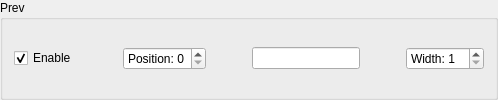
             <widget class="QGroupBox" name="groupButtonPrev">
              <property name="toolTip">
               <string>Previous media entry</string>
              </property>
              <property name="title">
               <string>Prev</string>
              </property>
              <layout class="QHBoxLayout" name="horizontalLayout_3">
               <item>
                <widget class="QCheckBox" name="checkButtonPrev">
                 <property name="sizePolicy">
                  <sizepolicy hsizetype="Maximum" vsizetype="Fixed">
                   <horstretch>0</horstretch>
                   <verstretch>0</verstretch>
                  </sizepolicy>
                 </property>
                 <property name="toolTip">
                  <string>Partial checks are stored in collapsable drawer</string>
                 </property>
                 <property name="text">
                  <string>Enable</string>
                 </property>
                 <property name="checked">
                  <bool>true</bool>
                 </property>
                 <property name="tristate">
                  <bool>true</bool>
                 </property>
                </widget>
               </item>
               <item>
                <spacer name="horizontalSpacer">
                 <property name="orientation">
                  <enum>Qt::Horizontal</enum>
                 </property>
                 <property name="sizeHint" stdset="0">
                  <size>
                   <width>40</width>
                   <height>20</height>
                  </size>
                 </property>
                </spacer>
               </item>
               <item>
                <widget class="QSpinBox" name="spinButtonPrevPosition">
                 <property name="sizePolicy">
                  <sizepolicy hsizetype="Preferred" vsizetype="Fixed">
                   <horstretch>0</horstretch>
                   <verstretch>0</verstretch>
                  </sizepolicy>
                 </property>
                 <property name="toolTip">
                  <string>Ascending from left to right</string>
                 </property>
                 <property name="wrapping">
                  <bool>false</bool>
                 </property>
                 <property name="correctionMode">
                  <enum>QAbstractSpinBox::CorrectToNearestValue</enum>
                 </property>
                 <property name="showGroupSeparator" stdset="0">
                  <bool>false</bool>
                 </property>
                 <property name="suffix">
                  <string/>
                 </property>
                 <property name="prefix">
                  <string>Position: </string>
                 </property>
                 <property name="maximum">
                  <number>9</number>
                 </property>
                </widget>
               </item>
               <item>
                <spacer name="horizontalSpacer_2">
                 <property name="orientation">
                  <enum>Qt::Horizontal</enum>
                 </property>
                 <property name="sizeHint" stdset="0">
                  <size>
                   <width>40</width>
                   <height>20</height>
                  </size>
                 </property>
                </spacer>
               </item>
               <item>
                <widget class="QLineEdit" name="lineButtonPrev">
                 <property name="sizePolicy">
                  <sizepolicy hsizetype="Preferred" vsizetype="Fixed">
                   <horstretch>0</horstretch>
                   <verstretch>0</verstretch>
                  </sizepolicy>
                 </property>
                 <property name="toolTip">
                  <string>Button display text</string>
                 </property>
                 <property name="text">
                  <string/>
                 </property>
                 <property name="cursorPosition">
                  <number>0</number>
                 </property>
                </widget>
               </item>
               <item>
                <spacer name="horizontalSpacer_21">
                 <property name="orientation">
                  <enum>Qt::Horizontal</enum>
                 </property>
                 <property name="sizeHint" stdset="0">
                  <size>
                   <width>40</width>
                   <height>20</height>
                  </size>
                 </property>
                </spacer>
               </item>
               <item>
                <widget class="QSpinBox" name="spinButtonPrevWidth">
                 <property name="sizePolicy">
                  <sizepolicy hsizetype="Preferred" vsizetype="Fixed">
                   <horstretch>0</horstretch>
                   <verstretch>0</verstretch>
                  </sizepolicy>
                 </property>
                 <property name="toolTip">
                  <string>Smaller numbers make for smaller buttons</string>
                 </property>
                 <property name="prefix">
                  <string>Width: </string>
                 </property>
                 <property name="minimum">
                  <number>1</number>
                 </property>
                 <property name="maximum">
                  <number>10</number>
                 </property>
                </widget>
               </item>
              </layout>
             </widget>
